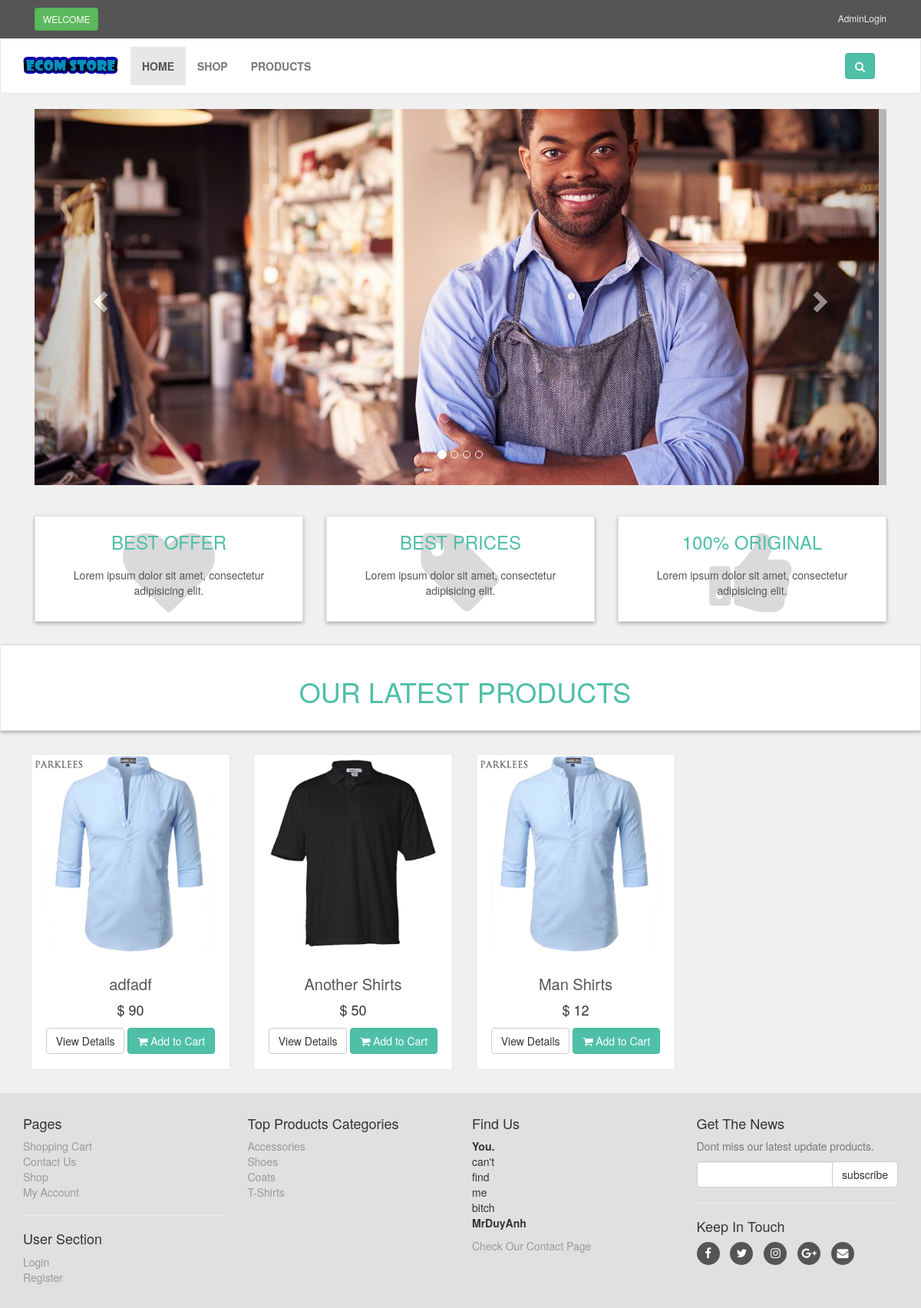
The page / on the database its author committed.
### tables this page shows
CREATE TABLE `slider` (
  `slider_id` int(10) NOT NULL,
  `slide_name` varchar(255) NOT NULL,
  `slide_image` text NOT NULL
);

CREATE TABLE `products` (
  `product_id` int(10) NOT NULL,
  `p_cat_id` int(10) NOT NULL,
  `cat_id` int(11) NOT NULL,
  `date` int(11) NOT NULL,
  `product_title` text NOT NULL,
  `product_img1` text NOT NULL,
  `product_img2` text NOT NULL,
  `product_img3` text NOT NULL,
  `product_price` int(10) NOT NULL,
  `product_keywords` int(100) NOT NULL,
  `product_desc` text NOT NULL
);

CREATE TABLE `product_categories` (
  `p_cat_id` int(10) NOT NULL,
  `p_cat_title` text NOT NULL,
  `p_cat_desc` text NOT NULL
);

### functions/functions.php (the view, shortened to what this page needs)
<?php
$db = mysqli_connect("localhost:3307","root","","asm");
function getPro(){
    global $db;
    $get_products = "select * from products order by 1 DESC LIMIT 0,8";
    $run_products = mysqli_query($db,$get_products);
    while($row_products=mysqli_fetch_array($run_products)){
        $pro_id = $row_products['product_id'];
        $pro_title = $row_products['product_title'];
        $pro_price = $row_products['product_price'];
        $pro_img1 = $row_products['product_img1'];
        echo "
        <div class='col-md-4 col-sm-6 single'>
            <div class='product'>
                <a href='details.php?pro_id=$pro_id'>
                    <img class='img-responsive' src='admin_area/product_images/$pro_img1'>
                </a>
                <div class='text'>
                    <h3>
                        <a href='details.php?pro_id=$pro_id'>
                            $pro_title
                        </a>
                    </h3>
                    <p class='price'>
                        $ $pro_price
                    </p>
                    <p class='button'>
                        <a class='btn btn-default' href='details.php?pro_id=$pro_id'>
                            View Details
                        </a>
                        <a class='btn btn-primary' href='details.php?pro_id=$pro_id'>
                            <i class='fa fa-shopping-cart'></i> Add to Cart
                        </a>
                    </p>
                </div>
            </div>
        </div>
        ";
    }
}
?>

### index.php (shortened to what this page needs)
<?php
    include("includes/header.php");
?>
   <div class="container" id="slider">
       <div class="col-md-12">
           <div class="carousel slide" id="myCarousel" data-ride="carousel">
               <ol class="carousel-indicators">
                   <li class="active" data-target="#myCarousel" data-slide-to="0"></li>
                   <li data-target="#myCarousel" data-slide-to="1"></li>
                   <li data-target="#myCarousel" data-slide-to="2"></li>
                   <li data-target="#myCarousel" data-slide-to="3"></li>
               </ol>
               <div class="carousel-inner">
                  <?php
                   $get_slides = "select * from slider LIMIT 0,1";
                   $run_slides = mysqli_query($con,$get_slides);
                   while($row_slides=mysqli_fetch_array($run_slides)){
                       $slide_image = $row_slides['slide_image'];
                       echo "
                       <div class='item active'>
                       <img src='admin_area/slides_images/$slide_image'>
                       </div>
                       ";
                   }
                   ?>
               </div>
               <a href="#myCarousel" class="left carousel-control" data-slide="prev">
                   <span class="glyphicon glyphicon-chevron-left"></span>
               </a>
               <a href="#myCarousel" class="right carousel-control" data-slide="next">
                   <span class="glyphicon glyphicon-chevron-right"></span>
               </a>
           </div>
       </div>
   </div>
   <div id="advantages">
       <div class="container">
           <div class="same-height-row">
               <div class="col-sm-4">
                   <div class="box same-height">
                       <div class="icon">
                           <i class="fa fa-heart"></i>
                       </div>
                       <h3><a href="#">Best Offer</a></h3>
                       <p>Lorem ipsum dolor sit amet, consectetur adipisicing elit. </p>
                   </div>
               </div>
               <div class="col-sm-4">
                   <div class="box same-height">
                       <div class="icon">
                           <i class="fa fa-tag"></i>
                       </div>
                       <h3><a href="#">Best Prices</a></h3>
                       <p>Lorem ipsum dolor sit amet, consectetur adipisicing elit.</p>
                   </div>
               </div>
               <div class="col-sm-4">
                   <div class="box same-height">
                       <div class="icon">
                           <i class="fa fa-thumbs-up"></i>
                       </div>
                       <h3><a href="#">100% Original</a></h3>
                       <p>Lorem ipsum dolor sit amet, consectetur adipisicing elit.</p>
                   </div>
               </div>
           </div>
       </div>
   </div>
   <div id="hot">
       <div class="box">
           <div class="container">
               <div class="col-md-12">
                   <h2>
                       Our Latest Products
                   </h2>
               </div>
           </div>
       </div>
   </div>
   <div id="content" class="container">
       <div class="row">
          <?php
           getPro();
           ?>
       </div>
   </div>
   <?php
    include("includes/footer.php");
    ?>
</body>
</html>

### includes/footer.php (shortened to what this page needs)
<div id="footer">
    <div class="container">
        <div class="row">
            <div class="col-sm-6 col-md-3">
               <h4>Pages</h4>
                <ul>
                    <li><a href="#">Shopping Cart</a></li>
                    <li><a href="#p">Contact Us</a></li>
                    <li><a href="shop.php">Shop</a></li>
                    <li><a href="#">My Account</a></li>
                </ul>
                <hr>
                <h4>User Section</h4>
                <ul>
                    <li><a href="checkout.php">Login</a></li>
                    <li><a href="customer_register.php">Register</a></li>
                </ul>
            </div>
            <div class="com-sm-6 col-md-3">
                <h4>Top Products Categories</h4>
                <ul>
                    <?php
                       $get_p_cats = "select * from product_categories";
                       $run_p_cats = mysqli_query($con,$get_p_cats);
                       while($row_p_cats=mysqli_fetch_array($run_p_cats)){
                         $p_cat_id = $row_p_cats['p_cat_id'];
                         $p_cat_title = $row_p_cats['p_cat_title'];
                         echo"
                         <li>
                            <a href='shop.php?p_cat=$p_cat_id'> $p_cat_title </a>
                         </li>
                         ";
                       }
                     ?>
                </ul>
            </div>
            <div class="col-sm-6 col-md-3">
                <h4>Find Us</h4>
                <p>
                    <strong>You.</strong>
                    <br/>can't
                    <br/>find
                    <br/>me
                    <br/>bitch
                    <br/><strong>MrDuyAnh</strong>
                </p>
                <a href="contact.php">Check Our Contact Page</a>
            </div>
            <div class="col-sm-6 col-md-3">
                <h4>Get The News</h4>
                <p class="text-muted">
                    Dont miss our latest update products.
                </p>
                <form action="" method="post">
                    <div class="input-group">
                        <input type="text" class="form-control" name="email">
                        <span class="input-group-btn">
                            <input type="submit" value="subscribe" class="btn btn-default">
                        </span>
                    </div>
                </form>
                <hr>
                <h4>Keep In Touch</h4>
                <p class="social">
                    <a href="#" class="fa fa-facebook"></a>
                    <a href="#" class="fa fa-twitter"></a>
                    <a href="#" class="fa fa-instagram"></a>
                    <a href="#" class="fa fa-google-plus"></a>
                    <a href="#" class="fa fa-envelope"></a>
                </p>
            </div>
        </div>
    </div>
</div>

### styles/style.css (style rules this page uses)
body { font-size: 14px; line-height: 1.42857143; color: #333333; background: #f0f0f0; overflow-x: hidden; }
.btn-primary { color: rgb(255, 255, 255); background: rgb(79, 191, 168); border-color: rgb(65, 179, 156); }
#slider { margin-bottom: 40px; }
#advantages { text-align: center; }
.box { background: #ffffff; margin: 0 0 30px; border: solid 1px #e6e6e6; box-sizing: border-box; padding: 20px; box-shadow: 0px 2px 5px rgba(0, 0, 0, .3); }
#advantages .box .icon { position: absolute; font-size: 120px; width: 100%; text-align: center; top: -20px; left: 0px; height: 100%; float: left; color: #dadada; box-sizing: border-box; z-index: 1; }
#advantages .box h3 { position: relative; margin: 0 0 20px; font-weight: 300; text-transform: uppercase; z-index: 2; }
#advantages .box h3 a { color: #4fbfa8; }
#advantages .box p { position: relative; z-index: 2; color: #555555; }
#hot h2 { font-size: 36px; font-weight: 400; color: #4fbfa8; text-align: center; text-transform: uppercase; }
#content { padding-left: 25px; }
.single { width: 290px; }
#content .product { background: #ffffff; border: solid 1px #e6e6e6; margin-bottom: 30px; box-sizing: border-box; }
#content .product .text { padding: 10px 10px 0px; }
#content .product .text p.price { font-size: 18px; text-align: center; font-weight: 400; }
#content .product .text .button { text-align: center; clear: both; }
#content .product .text .button .btn { margin-bottom: 10px; }
#content .product .text h3 { text-align: center; font-size: 20px; }
#content .product .text h3 a { color: rgb(85, 85, 85); }
#footer { background: #e0e0e0; padding: 20px 0; }
#footer a { color: #999999; padding: 0; text-decoration: none; }
#footer ul { list-style: none; padding-left: 0px; }
#footer .social { text-align: left; }
#footer .social a { margin: 0px 10px 0px 0px; display: inline-block; color: #ffffff; width: 30px; height: 30px; border-radius: 15px; line-height: 30px; font-size: 15px; text-align: center; vertical-align: bottom; background: #555555; text-decoration: none; }

### rows shown on the page
slider: slide_image (picture)
products: product_img1 (picture), product_title "adfadf", product_price "90"
products: product_img1 (picture), product_title "Another Shirts", product_price "50"
products: product_img1 (picture), product_title "Man Shirts", product_price "12"
product_categories: p_cat_title "Accessories"
product_categories: p_cat_title "Shoes"
product_categories: p_cat_title "Coats"
product_categories: p_cat_title "T-Shirts"
